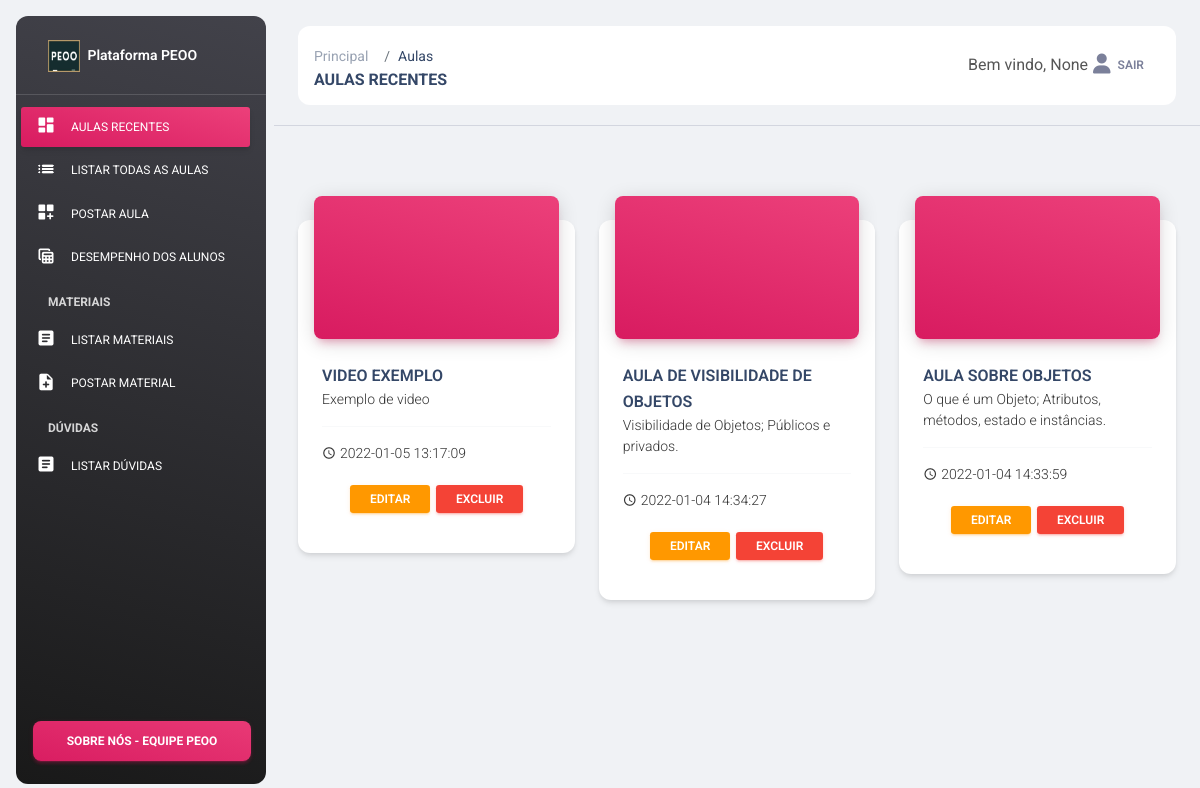
Page /painel (signed in) on the committed database.
### tables this page shows
CREATE TABLE aulas (
  id inTEGER PRIMARY key AUTOINCREMENT NOT NULL,
  publicacao datetime default (
    strftime('%Y-%m-%d %H:%M:%S', 'now', 'localtime')
  ),
  titulo text not NULL,
  descricao text,
  link text,
  teacher_id integer,
  foreign key (teacher_id) references usuarios (id)
);

### app/routes.py (the view)
@app.route('/painel')
def painel():
  if( session.get('logged') == False or session.get('infos') is None ):
    flash('Você não tem permissão para acessar essa funcionalidade, pois você não está logado.', 'danger')
    return redirect(url_for('signin_suap'))
  if( session['infos']['tipo_vinculo'] != 1 ):
    flash('Você não possui permissão!', 'warning')
    return redirect(url_for('painel_aluno', usuario_id=session['infos']['id']))
  aulasdao = AulaDAO(get_db())
  aulas = aulasdao.tres_ultimas_aulas()
  return render_template('painel.html', infos=session['infos'], aulas=aulas)

### app/controllers/aulasdao.py (called while the page is built)
  def tres_ultimas_aulas(self):
    sql = """
      select *
      from aulas
      order by id desc
      limit 3;
    """
    cursor = self.db.cursor()
    cursor.execute(sql)
    return cursor.fetchall()

### app/models/connection.py (called while the page is built)
def get_db():
  db = getattr(g, '_database', None)
  if db is None:
    g._database = sqlite3.connect(DATABASE)
    db = g._database
  return db

@app.teardown_appcontext
def close_connection(exception):
  db = getattr(g, '_database', None)
  if db is not None:
    db.close()

### app/templates/painel.html (shortened to what this page needs)
<!DOCTYPE html>
<html lang="en">
<head>
  {% include "components/head.html" %}
</head>
<body class="g-sidenav-show  bg-gray-200">
  {% include "components/navbar.html" %}
  <main class="main-content position-relative max-height-vh-100 h-100 border-radius-lg "><br>
  <nav class="navbar navbar-main navbar-expand-lg nav-fixed-top px-0 mx-4 shadow-none border-radius-xl" id="navbarBlur" navbar-scroll="true">
    <div class="container-fluid py-1 px-3">
      <nav aria-label="breadcrumb">
        <ol class="breadcrumb bg-transparent mb-0 pb-0 pt-2 px-0 me-sm-6 me-5">
          <li class="breadcrumb-item text-sm"><a class="opacity-5 text-dark" href="javascript:;">Principal</a></li>
          <li class="breadcrumb-item text-sm text-dark active" aria-current="page">Aulas</li>
        </ol>
        <h6 class="font-weight-bolder mb-0">Aulas recentes</h6>
      </nav>
      <div class="collapse navbar-collapse mt-sm-0 mt-2 me-md-0 me-sm-4" id="navbar">
        <ul class="navbar-nav ms-md-auto pe-md-3 d-flex align-items-center justify-content-end">
          <li class="nav-item d-flex align-items-center">
            <span class="d-sm-inline d-none">Bem vindo, {{session['infos']['nome_usual']}}</span>
          </li>
          <li class="nav-item d-flex align-items-center">
            <a href="{{ url_for('logout') }}" class="nav-link text-body font-weight-bold px-0">
              <i class="fa fa-user me-sm-1"></i>
              <span class="d-sm-inline d-none">Sair</span>
            </a>
          </li>
        </ul>
      </div>
    </div>
  </nav>
	<hr>
    <div class="container-fluid py-4">
      <div class="row mt-4">
      {% for aula in aulas %}
        <div class="col-lg-4 col-md-6 mb-4">
          <div class="card z-index-2">
            <div class="card-header p-0 position-relative mt-n4 mx-3 z-index-2 bg-transparent" width="252px" height="350px">
              <div class="bg-gradient-primary shadow-primary border-radius-lg py-1 pe-1">
                <div class="embed-responsive embed-responsive-16by9">
                  <iframe class="responsive-iframe pl-1 ytplayer" src= "https://www.youtube.com/embed/{{aula[4]}}" title="YouTube video player" frameborder="0" allow="accelerometer; autoplay; clipboard-write; encrypted-media; gyroscope; picture-in-picture" allowfullscreen></iframe>
                </div>
              </div>
            </div>
            <div class="card-body">
              <a href="/comentar/{{ aula[0] }}/"><h6 class="mb-0 ">{{aula[2]}}</h6></a>
              <p class="text-sm ">{{aula[3]}}</p>
              <hr class="dark horizontal">
              <div class="d-flex ">
                <i class="material-icons text-sm my-auto me-1">schedule</i>
                <p class="mb-0 text-sm">{{aula[1]}} </p>
              </div>
              <div class="align-right text-center text-sm pt-3">
                <a href="/edicao-aula/{{aula[0]}}/" type="button" class="btn btn-warning btn-sm"><p class="text-xs font-weight-bold mb-0">Editar</p></a>
                <a href="/aulas/deletar/{{aula[0]}}/" type="button" class="btn btn-danger btn-sm"><p class="text-xs font-weight-bold mb-0">Excluir</p></a>
              </div>
            </div>
          </div>
        </div>
        {% endfor %}
      </div>
    </div>
  </main>
</body>
</html>

### rows in the picture
aulas: titulo "VIDEO EXEMPLO", descricao "Exemplo de video", publicacao "2022-01-05 13:17:09"
aulas: titulo "AULA DE VISIBILIDADE DE OBJETOS", descricao "Visibilidade de Objetos; Públicos e privados.", publicacao "2022-01-04 14:34:27"
aulas: titulo "AULA SOBRE OBJETOS", descricao "O que é um Objeto; Atributos, métodos, estado e instâncias.", publicacao "2022-01-04 14:33:59"

### other values in the picture
{{ session['infos']['nome_usual'] }} "None"
